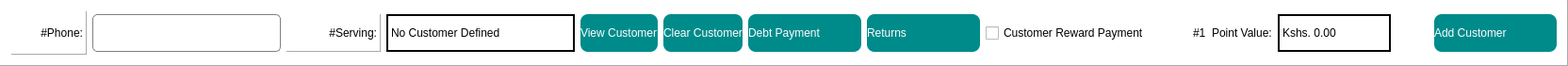
           <widget class="QFrame" name="frame_5">
            <property name="minimumSize">
             <size>
              <width>0</width>
              <height>70</height>
             </size>
            </property>
            <property name="maximumSize">
             <size>
              <width>16777215</width>
              <height>70</height>
             </size>
            </property>
            <property name="styleSheet">
             <string notr="true">QFrame{
background-color: rgb(255, 255, 255);
}
QFrame{
background-color: rgb(255, 255, 255);
}
QPushButton{

background-color:#008b8b;
text-align:left;
color: #ffffff;
border-radius: 8px;
}

QPushButton::hover{

background-color:#128C7E;
color: #ffffff;
border-radius: 8px;
 border-style: outset;
    border-width: 2px;
    border-color: #ffffff;
}</string>
            </property>
            <property name="frameShape">
             <enum>QFrame::Panel</enum>
            </property>
            <property name="frameShadow">
             <enum>QFrame::Raised</enum>
            </property>
            <layout class="QHBoxLayout" name="horizontalLayout_4">
             <item>
              <widget class="QLabel" name="label_79">
               <property name="minimumSize">
                <size>
                 <width>80</width>
                 <height>40</height>
                </size>
               </property>
               <property name="maximumSize">
                <size>
                 <width>100</width>
                 <height>16777215</height>
                </size>
               </property>
               <property name="styleSheet">
                <string notr="true">color: rgb(0, 0, 0);</string>
               </property>
               <property name="frameShape">
                <enum>QFrame::Panel</enum>
               </property>
               <property name="frameShadow">
                <enum>QFrame::Raised</enum>
               </property>
               <property name="text">
                <string>#Phone:</string>
               </property>
               <property name="alignment">
                <set>Qt::AlignRight|Qt::AlignTrailing|Qt::AlignVCenter</set>
               </property>
              </widget>
             </item>
             <item>
              <widget class="QLineEdit" name="le_phone">
               <property name="minimumSize">
                <size>
                 <width>200</width>
                 <height>40</height>
                </size>
               </property>
               <property name="maximumSize">
                <size>
                 <width>200</width>
                 <height>40</height>
                </size>
               </property>
               <property name="styleSheet">
                <string notr="true">border: 1px solid gray;
font: 10pt &quot;MS Shell Dlg 2&quot;;
border-radius: 5px;
padding: 3px 3px 3px 3px;</string>
               </property>
               <property name="text">
                <string/>
               </property>
              </widget>
             </item>
             <item>
              <widget class="QLabel" name="label_80">
               <property name="minimumSize">
                <size>
                 <width>100</width>
                 <height>40</height>
                </size>
               </property>
               <property name="maximumSize">
                <size>
                 <width>100</width>
                 <height>40</height>
                </size>
               </property>
               <property name="styleSheet">
                <string notr="true">color: rgb(0, 0, 0);</string>
               </property>
               <property name="frameShape">
                <enum>QFrame::Panel</enum>
               </property>
               <property name="frameShadow">
                <enum>QFrame::Raised</enum>
               </property>
               <property name="text">
                <string>#Serving:</string>
               </property>
               <property name="alignment">
                <set>Qt::AlignRight|Qt::AlignTrailing|Qt::AlignVCenter</set>
               </property>
              </widget>
             </item>
             <item>
              <widget class="QLabel" name="lbl_serving_customer">
               <property name="minimumSize">
                <size>
                 <width>200</width>
                 <height>40</height>
                </size>
               </property>
               <property name="maximumSize">
                <size>
                 <width>200</width>
                 <height>40</height>
                </size>
               </property>
               <property name="styleSheet">
                <string notr="true">color: rgb(0, 0, 0);
border:2px  solid#2F4F4F;
border-color: rgb(0, 0, 0);</string>
               </property>
               <property name="frameShape">
                <enum>QFrame::Panel</enum>
               </property>
               <property name="frameShadow">
                <enum>QFrame::Raised</enum>
               </property>
               <property name="text">
                <string>No Customer Defined</string>
               </property>
              </widget>
             </item>
             <item>
              <widget class="QPushButton" name="btn_view_customer">
               <property name="minimumSize">
                <size>
                 <width>0</width>
                 <height>40</height>
                </size>
               </property>
               <property name="maximumSize">
                <size>
                 <width>16777215</width>
                 <height>40</height>
                </size>
               </property>
               <property name="styleSheet">
                <string notr="true"/>
               </property>
               <property name="text">
                <string>View Customer</string>
               </property>
               <property name="icon">
                <iconset>
                 <normaloff>:/finishing/eye_1.png</normaloff>:/finishing/eye_1.png</iconset>
               </property>
               <property name="iconSize">
                <size>
                 <width>24</width>
                 <height>24</height>
                </size>
               </property>
              </widget>
             </item>
             <item>
              <widget class="QPushButton" name="btn_clear_customer">
               <property name="minimumSize">
                <size>
                 <width>0</width>
                 <height>40</height>
                </size>
               </property>
               <property name="maximumSize">
                <size>
                 <width>16777215</width>
                 <height>40</height>
                </size>
               </property>
               <property name="styleSheet">
                <string notr="true"/>
               </property>
               <property name="text">
                <string>Clear Customer</string>
               </property>
               <property name="icon">
                <iconset>
                 <normaloff>:/finishing/cancel_3.png</normaloff>:/finishing/cancel_3.png</iconset>
               </property>
               <property name="iconSize">
                <size>
                 <width>24</width>
                 <height>24</height>
                </size>
               </property>
              </widget>
             </item>
             <item>
              <widget class="QPushButton" name="btn_debt_payment">
               <property name="minimumSize">
                <size>
                 <width>120</width>
                 <height>40</height>
                </size>
               </property>
               <property name="maximumSize">
                <size>
                 <width>130</width>
                 <height>40</height>
                </size>
               </property>
               <property name="styleSheet">
                <string notr="true"/>
               </property>
               <property name="text">
                <string>Debt Payment</string>
               </property>
               <property name="icon">
                <iconset>
                 <normaloff>:/finishing/coins-xxl.png</normaloff>:/finishing/coins-xxl.png</iconset>
               </property>
               <property name="iconSize">
                <size>
                 <width>24</width>
                 <height>24</height>
                </size>
               </property>
              </widget>
             </item>
             <item>
              <widget class="QPushButton" name="bt_returns">
               <property name="minimumSize">
                <size>
                 <width>120</width>
                 <height>40</height>
                </size>
               </property>
               <property name="maximumSize">
                <size>
                 <width>130</width>
                 <height>40</height>
                </size>
               </property>
               <property name="styleSheet">
                <string notr="true"/>
               </property>
               <property name="text">
                <string>Returns</string>
               </property>
               <property name="icon">
                <iconset>
                 <normaloff>:/finishing/return.png</normaloff>:/finishing/return.png</iconset>
               </property>
               <property name="iconSize">
                <size>
                 <width>24</width>
                 <height>24</height>
                </size>
               </property>
              </widget>
             </item>
             <item>
              <widget class="QCheckBox" name="cb_enable_reward_pay">
               <property name="minimumSize">
                <size>
                 <width>0</width>
                 <height>40</height>
                </size>
               </property>
               <property name="maximumSize">
                <size>
                 <width>16777215</width>
                 <height>40</height>
                </size>
               </property>
               <property name="styleSheet">
                <string notr="true"/>
               </property>
               <property name="text">
                <string>Customer Reward Payment</string>
               </property>
              </widget>
             </item>
             <item>
              <spacer name="horizontalSpacer_4">
               <property name="orientation">
                <enum>Qt::Horizontal</enum>
               </property>
               <property name="sizeHint" stdset="0">
                <size>
                 <width>40</width>
                 <height>20</height>
                </size>
               </property>
              </spacer>
             </item>
             <item>
              <widget class="QLabel" name="label_23">
               <property name="minimumSize">
                <size>
                 <width>0</width>
                 <height>40</height>
                </size>
               </property>
               <property name="maximumSize">
                <size>
                 <width>16777215</width>
                 <height>40</height>
                </size>
               </property>
               <property name="styleSheet">
                <string notr="true">color: rgb(0, 0, 0);</string>
               </property>
               <property name="text">
                <string>#1  Point Value:</string>
               </property>
              </widget>
             </item>
             <item>
              <widget class="QLabel" name="lbl_point_value">
               <property name="minimumSize">
                <size>
                 <width>120</width>
                 <height>40</height>
                </size>
               </property>
               <property name="maximumSize">
                <size>
                 <width>16777215</width>
                 <height>40</height>
                </size>
               </property>
               <property name="styleSheet">
                <string notr="true">color: rgb(0, 0, 0);
border:2px  solid#2F4F4F;
border-color: rgb(0, 0, 0);</string>
               </property>
               <property name="text">
                <string>Kshs. 0.00</string>
               </property>
              </widget>
             </item>
             <item>
              <spacer name="horizontalSpacer_17">
               <property name="orientation">
                <enum>Qt::Horizontal</enum>
               </property>
               <property name="sizeHint" stdset="0">
                <size>
                 <width>40</width>
                 <height>20</height>
                </size>
               </property>
              </spacer>
             </item>
             <item>
              <widget class="QPushButton" name="btn_add_customer">
               <property name="minimumSize">
                <size>
                 <width>130</width>
                 <height>40</height>
                </size>
               </property>
               <property name="maximumSize">
                <size>
                 <width>130</width>
                 <height>40</height>
                </size>
               </property>
               <property name="styleSheet">
                <string notr="true"/>
               </property>
               <property name="text">
                <string>Add Customer</string>
               </property>
               <property name="icon">
                <iconset>
                 <normaloff>:/finishing/add.png</normaloff>:/finishing/add.png</iconset>
               </property>
               <property name="iconSize">
                <size>
                 <width>32</width>
                 <height>32</height>
                </size>
               </property>
              </widget>
             </item>
            </layout>
           </widget>
